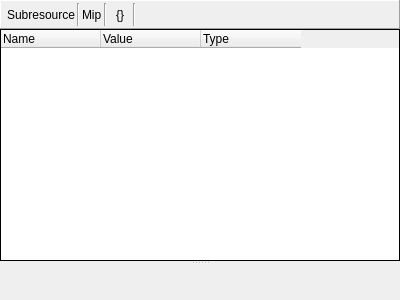
<?xml version="1.0" encoding="UTF-8"?>
<ui version="4.0">
 <class>ConstantBufferPreviewer</class>
 <widget class="QFrame" name="ConstantBufferPreviewer">
  <property name="geometry">
   <rect>
    <x>0</x>
    <y>0</y>
    <width>400</width>
    <height>300</height>
   </rect>
  </property>
  <property name="windowTitle">
   <string>Constant Buffer</string>
  </property>
  <layout class="QVBoxLayout" name="verticalLayout">
   <property name="spacing">
    <number>0</number>
   </property>
   <property name="leftMargin">
    <number>0</number>
   </property>
   <property name="topMargin">
    <number>0</number>
   </property>
   <property name="rightMargin">
    <number>0</number>
   </property>
   <property name="bottomMargin">
    <number>0</number>
   </property>
   <item>
    <widget class="QSplitter" name="splitter">
     <property name="orientation">
      <enum>Qt::Vertical</enum>
     </property>
     <property name="childrenCollapsible">
      <bool>false</bool>
     </property>
     <widget class="QFrame" name="frame">
      <property name="frameShape">
       <enum>QFrame::NoFrame</enum>
      </property>
      <property name="frameShadow">
       <enum>QFrame::Plain</enum>
      </property>
      <layout class="QVBoxLayout" name="verticalLayout_2">
       <property name="spacing">
        <number>0</number>
       </property>
       <property name="leftMargin">
        <number>0</number>
       </property>
       <property name="topMargin">
        <number>0</number>
       </property>
       <property name="rightMargin">
        <number>0</number>
       </property>
       <property name="bottomMargin">
        <number>0</number>
       </property>
       <item>
        <widget class="QFrame" name="toolbar">
         <property name="sizePolicy">
          <sizepolicy hsizetype="Expanding" vsizetype="Preferred">
           <horstretch>0</horstretch>
           <verstretch>0</verstretch>
          </sizepolicy>
         </property>
         <property name="minimumSize">
          <size>
           <width>0</width>
           <height>28</height>
          </size>
         </property>
         <property name="frameShape">
          <enum>QFrame::Panel</enum>
         </property>
         <property name="frameShadow">
          <enum>QFrame::Raised</enum>
         </property>
         <layout class="QHBoxLayout" name="horizontalLayout_6">
          <property name="spacing">
           <number>2</number>
          </property>
          <property name="leftMargin">
           <number>6</number>
          </property>
          <property name="topMargin">
           <number>2</number>
          </property>
          <property name="rightMargin">
           <number>6</number>
          </property>
          <property name="bottomMargin">
           <number>2</number>
          </property>
          <item>
           <widget class="QLabel" name="slotLabel">
            <property name="text">
             <string>Subresource</string>
            </property>
           </widget>
          </item>
          <item>
           <widget class="Line" name="line">
            <property name="orientation">
             <enum>Qt::Vertical</enum>
            </property>
           </widget>
          </item>
          <item>
           <widget class="QLabel" name="nameLabel">
            <property name="text">
             <string>Mip</string>
            </property>
           </widget>
          </item>
          <item>
           <widget class="Line" name="line2">
            <property name="orientation">
             <enum>Qt::Vertical</enum>
            </property>
           </widget>
          </item>
          <item>
           <widget class="QToolButton" name="setFormat">
            <property name="text">
             <string>{}</string>
            </property>
            <property name="checkable">
             <bool>true</bool>
            </property>
            <property name="toolButtonStyle">
             <enum>Qt::ToolButtonTextOnly</enum>
            </property>
            <property name="autoRaise">
             <bool>true</bool>
            </property>
           </widget>
          </item>
          <item>
           <widget class="Line" name="line3">
            <property name="orientation">
             <enum>Qt::Vertical</enum>
            </property>
           </widget>
          </item>
          <item>
           <widget class="QToolButton" name="saveCSV">
            <property name="text">
             <string/>
            </property>
            <property name="icon">
             <iconset resource="../Resources/resources.qrc">
              <normaloff>:/save.png</normaloff>:/save.png</iconset>
            </property>
            <property name="autoRaise">
             <bool>true</bool>
            </property>
           </widget>
          </item>
          <item>
           <spacer name="horizontalSpacer">
            <property name="orientation">
             <enum>Qt::Horizontal</enum>
            </property>
            <property name="sizeHint" stdset="0">
             <size>
              <width>40</width>
              <height>20</height>
             </size>
            </property>
           </spacer>
          </item>
         </layout>
        </widget>
       </item>
       <item>
        <widget class="QTreeWidget" name="variables">
         <property name="frameShape">
          <enum>QFrame::Panel</enum>
         </property>
         <property name="frameShadow">
          <enum>QFrame::Plain</enum>
         </property>
         <property name="editTriggers">
          <set>QAbstractItemView::NoEditTriggers</set>
         </property>
         <property name="showDropIndicator" stdset="0">
          <bool>false</bool>
         </property>
         <property name="alternatingRowColors">
          <bool>true</bool>
         </property>
         <property name="selectionMode">
          <enum>QAbstractItemView::ContiguousSelection</enum>
         </property>
         <property name="allColumnsShowFocus">
          <bool>true</bool>
         </property>
         <attribute name="headerStretchLastSection">
          <bool>false</bool>
         </attribute>
         <column>
          <property name="text">
           <string>Name</string>
          </property>
         </column>
         <column>
          <property name="text">
           <string>Value</string>
          </property>
         </column>
         <column>
          <property name="text">
           <string>Type</string>
          </property>
         </column>
        </widget>
       </item>
      </layout>
     </widget>
     <widget class="BufferFormatSpecifier" name="formatSpecifier" native="true"/>
    </widget>
   </item>
  </layout>
 </widget>
 <customwidgets>
  <customwidget>
   <class>BufferFormatSpecifier</class>
   <extends>QWidget</extends>
   <header>Widgets/BufferFormatSpecifier.h</header>
   <container>1</container>
  </customwidget>
 </customwidgets>
 <resources>
  <include location="../Resources/resources.qrc"/>
 </resources>
 <connections/>
</ui>
